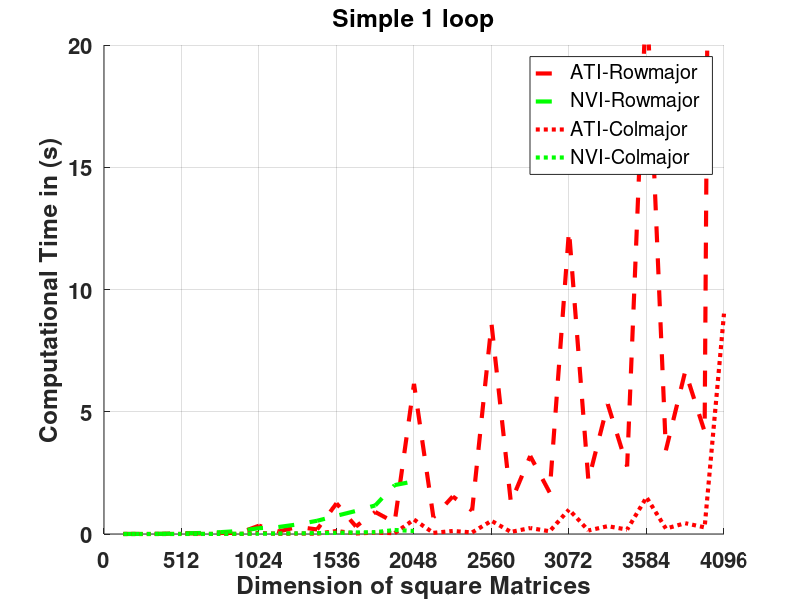
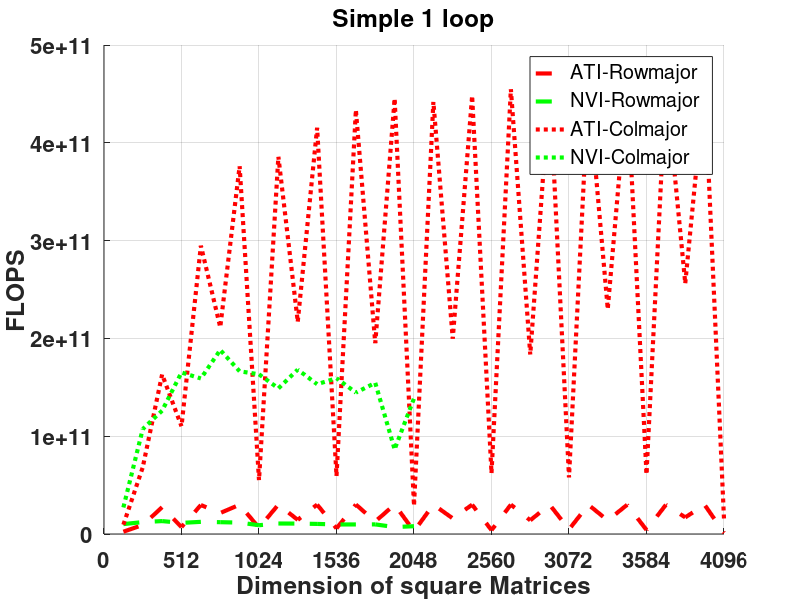
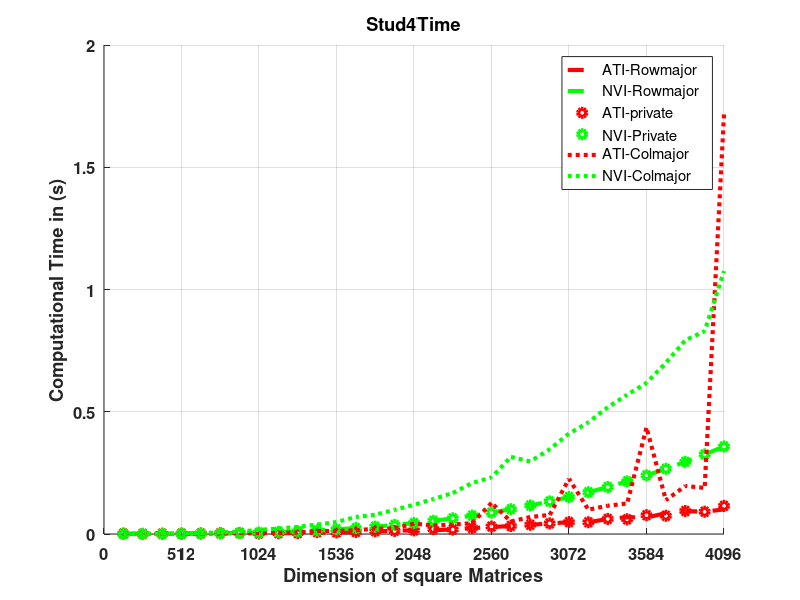
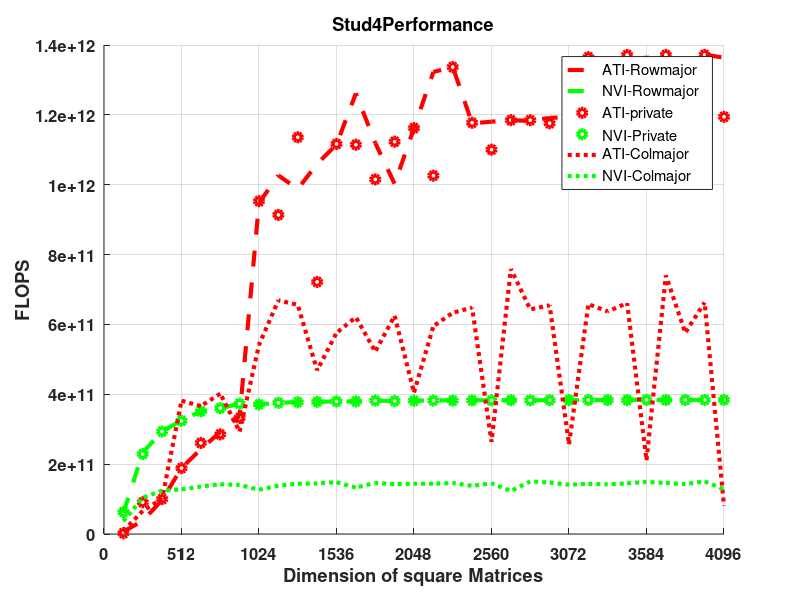

The MATLAB source for these figures, in order:
x = 128:128:4096; %anfangswert, schrittweite, endwert
xsmall = 128 : 128 : 2048;


%%%%%% NVIDIA Results	

NVIstud4_RMBlockUnrolled_float_B32x2_n = [2.09715e+06,1.67772e+07,5.66231e+07,1.34218e+08,2.62144e+08,4.52985e+08,7.19323e+08,1.07374e+09,1.52882e+09,2.09715e+09,2.79131e+09,3.62388e+09,4.60744e+09,5.75459e+09,7.07789e+09,8.58993e+09,1.03033e+10,1.22306e+10,1.43844e+10,1.67772e+10,1.94217e+10,2.23305e+10,2.5516e+10,2.8991e+10,3.2768e+10,3.68595e+10,4.12782e+10,4.60367e+10,5.11474e+10,5.66231e+10,6.24763e+10,6.87195e+10];
NVIstud4_RMBlockUnrolled_float_B32x2_o = [4.17792e+06,3.34889e+07,1.13099e+08,2.68173e+08,5.23878e+08,9.0538e+08,1.43784e+09,2.14644e+09,3.05632e+09,4.19267e+09,5.58064e+09,7.2454e+09,9.21212e+09,1.1506e+10,1.41521e+10,1.71757e+10,2.06019e+10,2.44559e+10,2.87628e+10,3.35479e+10,3.88362e+10,4.4653e+10,5.10234e+10,5.79726e+10,6.55258e+10,7.3708e+10,8.25445e+10,9.20605e+10,1.02281e+11,1.13231e+11,1.24937e+11,1.37422e+11];
NVIstud4_RMBlockUnrolled_float_B32x2_t = [6.95e-05,0.0001435,0.0003849,0.0008254,0.0014903,0.0025152,0.0038567,0.0057873,0.0081324,0.0111031,0.0147407,0.0190849,0.0242757,0.0301238,0.0371731,0.0450139,0.0538992,0.0638488,0.0750117,0.0877034,0.101376,0.116652,0.133159,0.15126,0.170874,0.192216,0.214926,0.239404,0.266653,0.2951,0.325535,0.357931];
NVIstud4_RMBlockUnrolled_float_B32x2_p = [6.0114e+10,2.33372e+11,2.93839e+11,3.24901e+11,3.51525e+11,3.59963e+11,3.72817e+11,3.70887e+11,3.7582e+11,3.77612e+11,3.78587e+11,3.7964e+11,3.79479e+11,3.81956e+11,3.80708e+11,3.81564e+11,3.8223e+11,3.83028e+11,3.83444e+11,3.82515e+11,3.8309e+11,3.82788e+11,3.83177e+11,3.83265e+11,3.83473e+11,3.83465e+11,3.8406e+11,3.84541e+11,3.83574e+11,3.83705e+11,3.83789e+11,3.83935e+11];
     
NVIstud4_RMunrolledBsregister_float_B32x2_n = [2.09715e+06,1.67772e+07,5.66231e+07,1.34218e+08,2.62144e+08,4.52985e+08,7.19323e+08,1.07374e+09,1.52882e+09,2.09715e+09,2.79131e+09,3.62388e+09,4.60744e+09,5.75459e+09,7.07789e+09,8.58993e+09,1.03033e+10,1.22306e+10,1.43844e+10,1.67772e+10,1.94217e+10,2.23305e+10,2.5516e+10,2.8991e+10,3.2768e+10,3.68595e+10,4.12782e+10,4.60367e+10,5.11474e+10,5.66231e+10,6.24763e+10,6.87195e+10];
NVIstud4_RMunrolledBsregister_float_B32x2_o = [4.17792e+06,3.34889e+07,1.13099e+08,2.68173e+08,5.23878e+08,9.0538e+08,1.43784e+09,2.14644e+09,3.05632e+09,4.19267e+09,5.58064e+09,7.2454e+09,9.21212e+09,1.1506e+10,1.41521e+10,1.71757e+10,2.06019e+10,2.44559e+10,2.87628e+10,3.35479e+10,3.88362e+10,4.4653e+10,5.10234e+10,5.79726e+10,6.55258e+10,7.3708e+10,8.25445e+10,9.20605e+10,1.02281e+11,1.13231e+11,1.24937e+11,1.37422e+11];
NVIstud4_RMunrolledBsregister_float_B32x2_t = [6.67e-05,0.0001463,0.0003856,0.0008268,0.0014916,0.0025125,0.0038547,0.0057873,0.0081373,0.0111096,0.0147479,0.0190814,0.0242744,0.0301303,0.0371681,0.0450202,0.053927,0.0640156,0.0751958,0.0876999,0.101373,0.11666,0.133166,0.151264,0.170874,0.192212,0.215318,0.239771,0.266663,0.295099,0.32555,0.35793];
NVIstud4_RMunrolledBsregister_float_B32x2_p = [6.26375e+10,2.28906e+11,2.93306e+11,3.24351e+11,3.51219e+11,3.6035e+11,3.7301e+11,3.70887e+11,3.75594e+11,3.77391e+11,3.78402e+11,3.7971e+11,3.79499e+11,3.81873e+11,3.80759e+11,3.8151e+11,3.82033e+11,3.8203e+11,3.82506e+11,3.8253e+11,3.83101e+11,3.82762e+11,3.83157e+11,3.83254e+11,3.83473e+11,3.83473e+11,3.83361e+11,3.83952e+11,3.83559e+11,3.83707e+11,3.83771e+11,3.83936e+11];
     
NVIstud4_CMunrolled_float_B32x2_n = [2.09715e+06,1.67772e+07,5.66231e+07,1.34218e+08,2.62144e+08,4.52985e+08,7.19323e+08,1.07374e+09,1.52882e+09,2.09715e+09,2.79131e+09,3.62388e+09,4.60744e+09,5.75459e+09,7.07789e+09,8.58993e+09,1.03033e+10,1.22306e+10,1.43844e+10,1.67772e+10,1.94217e+10,2.23305e+10,2.5516e+10,2.8991e+10,3.2768e+10,3.68595e+10,4.12782e+10,4.60367e+10,5.11474e+10,5.66231e+10,6.24763e+10,6.87195e+10];
NVIstud4_CMunrolled_float_B32x2_o = [4.17792e+06,3.34889e+07,1.13099e+08,2.68173e+08,5.23878e+08,9.0538e+08,1.43784e+09,2.14644e+09,3.05632e+09,4.19267e+09,5.58064e+09,7.2454e+09,9.21212e+09,1.1506e+10,1.41521e+10,1.71757e+10,2.06019e+10,2.44559e+10,2.87628e+10,3.35479e+10,3.88362e+10,4.4653e+10,5.10234e+10,5.79726e+10,6.55258e+10,7.3708e+10,8.25445e+10,9.20605e+10,1.02281e+11,1.13231e+11,1.24937e+11,1.37422e+11];
NVIstud4_CMunrolled_float_B32x2_t = [0.0001146,0.0003226,0.00091,0.0020999,0.0038534,0.0063598,0.0102432,0.0169456,0.0220581,0.0290799,0.0385324,0.0488352,0.069442,0.0787003,0.0990387,0.119255,0.143084,0.167457,0.208632,0.231182,0.315494,0.296705,0.346329,0.410647,0.456562,0.518592,0.56945,0.617855,0.700008,0.792307,0.829334,1.07556];
NVIstud4_CMunrolled_float_B32x2_p = [3.64565e+10,1.03809e+11,1.24284e+11,1.27708e+11,1.35952e+11,1.4236e+11,1.40371e+11,1.26666e+11,1.38558e+11,1.44177e+11,1.4483e+11,1.48364e+11,1.32659e+11,1.462e+11,1.42895e+11,1.44025e+11,1.43985e+11,1.46043e+11,1.37864e+11,1.45115e+11,1.23097e+11,1.50496e+11,1.47326e+11,1.41174e+11,1.4352e+11,1.42131e+11,1.44955e+11,1.49e+11,1.46114e+11,1.42914e+11,1.50647e+11,1.27768e+11];

NVIDIAstud4_multiRM_float_B16x16_n = [2.09715e+06,1.67772e+07,5.66231e+07,1.34218e+08,2.62144e+08,4.52985e+08,7.19323e+08,1.07374e+09,1.52882e+09,2.09715e+09,2.79131e+09,3.62388e+09,4.60744e+09,5.75459e+09,7.07789e+09,8.58993e+09];
NVIDIAstud4_multiRM_float_B16x16_o = [4.17792e+06,3.34889e+07,1.13099e+08,2.68173e+08,5.23878e+08,9.0538e+08,1.43784e+09,2.14644e+09,3.05632e+09,4.19267e+09,5.58064e+09,7.2454e+09,9.21212e+09,1.1506e+10,1.41521e+10,1.71757e+10];
NVIDIAstud4_multiRM_float_B16x16_t = [0.0004131,0.0027477,0.0085702,0.0236231,0.0421162,0.0749314,0.123383,0.238944,0.284954,0.393614,0.541147,0.744599,0.942911,1.16979,1.99975,2.15434];
NVIDIAstud4_multiRM_float_B16x16_p = [1.01136e+10,1.2188e+10,1.31967e+10,1.13522e+10,1.24389e+10,1.20828e+10,1.16535e+10,8.98299e+09,1.07257e+10,1.06517e+10,1.03126e+10,9.73061e+09,9.76987e+09,9.83588e+09,7.07693e+09,7.97258e+09];
 
NVIDIAstud4_multiCM_float_B16x16_n = [2.09715e+06,1.67772e+07,5.66231e+07,1.34218e+08,2.62144e+08,4.52985e+08,7.19323e+08,1.07374e+09,1.52882e+09,2.09715e+09,2.79131e+09,3.62388e+09,4.60744e+09,5.75459e+09,7.07789e+09,8.58993e+09];
NVIDIAstud4_multiCM_float_B16x16_o = [4.17792e+06,3.34889e+07,1.13099e+08,2.68173e+08,5.23878e+08,9.0538e+08,1.43784e+09,2.14644e+09,3.05632e+09,4.19267e+09,5.58064e+09,7.2454e+09,9.21212e+09,1.1506e+10,1.41521e+10,1.71757e+10];
NVIDIAstud4_multiCM_float_B16x16_t = [0.000154,0.000312,0.0008966,0.0016241,0.0032938,0.0048128,0.0086415,0.013146,0.0205229,0.0249448,0.0364383,0.0454836,0.0637197,0.0744545,0.163352,0.123886];
NVIDIAstud4_multiCM_float_B16x16_p = [2.71294e+10,1.07336e+11,1.26142e+11,1.65121e+11,1.5905e+11,1.88119e+11,1.66388e+11,1.63277e+11,1.48922e+11,1.68078e+11,1.53153e+11,1.59297e+11,1.44573e+11,1.54537e+11,8.66355e+10,1.38641e+11];



%%%%%% ATI Results

ATIstud4_RMBlockUnrolled_float_B32x2_n = [2.09715e+06,1.67772e+07,5.66231e+07,1.34218e+08,2.62144e+08,4.52985e+08,7.19323e+08,1.07374e+09,1.52882e+09,2.09715e+09,2.79131e+09,3.62388e+09,4.60744e+09,5.75459e+09,7.07789e+09,8.58993e+09,1.03033e+10,1.22306e+10,1.43844e+10,1.67772e+10,1.94217e+10,2.23305e+10,2.5516e+10,2.8991e+10,3.2768e+10,3.68595e+10,4.12782e+10,4.60367e+10,5.11474e+10,5.66231e+10,6.24763e+10,6.87195e+10];
ATIstud4_RMBlockUnrolled_float_B32x2_o = [4.17792e+06,3.34889e+07,1.13099e+08,2.68173e+08,5.23878e+08,9.0538e+08,1.43784e+09,2.14644e+09,3.05632e+09,4.19267e+09,5.58064e+09,7.2454e+09,9.21212e+09,1.1506e+10,1.41521e+10,1.71757e+10,2.06019e+10,2.44559e+10,2.87628e+10,3.35479e+10,3.88362e+10,4.4653e+10,5.10234e+10,5.79726e+10,6.55258e+10,7.3708e+10,8.25445e+10,9.20605e+10,1.02281e+11,1.13231e+11,1.24937e+11,1.37422e+11];
ATIstud4_RMBlockUnrolled_float_B32x2_t = [0.0006291,0.0008799,0.0011611,0.0014198,0.0021531,0.0031058,0.0042522,0.0022648,0.0029768,0.004245,0.0052652,0.0064982,0.0073025,0.0102783,0.0141151,0.0147806,0.0155747,0.0182921,0.0244656,0.0284187,0.032787,0.0377438,0.042829,0.0485676,0.0479656,0.0615875,0.0688472,0.0672689,0.0851676,0.0940866,0.0910222,0.100788];
ATIstud4_RMBlockUnrolled_float_B32x2_p = [6.64111e+09,3.80599e+10,9.74066e+10,1.88881e+11,2.43314e+11,2.91513e+11,3.38141e+11,9.47737e+11,1.02671e+12,9.87672e+11,1.05991e+12,1.11499e+12,1.2615e+12,1.11944e+12,1.00262e+12,1.16204e+12,1.32278e+12,1.33696e+12,1.17564e+12,1.18049e+12,1.1845e+12,1.18306e+12,1.19133e+12,1.19365e+12,1.3661e+12,1.1968e+12,1.19895e+12,1.36854e+12,1.20094e+12,1.20348e+12,1.3726e+12,1.36348e+12];
     
ATIstud4_RMunrolledBsregister_float_B32x2_n = [2.09715e+06,1.67772e+07,5.66231e+07,1.34218e+08,2.62144e+08,4.52985e+08,7.19323e+08,1.07374e+09,1.52882e+09,2.09715e+09,2.79131e+09,3.62388e+09,4.60744e+09,5.75459e+09,7.07789e+09,8.58993e+09,1.03033e+10,1.22306e+10,1.43844e+10,1.67772e+10,1.94217e+10,2.23305e+10,2.5516e+10,2.8991e+10,3.2768e+10,3.68595e+10,4.12782e+10,4.60367e+10,5.11474e+10,5.66231e+10,6.24763e+10,6.87195e+10];
ATIstud4_RMunrolledBsregister_float_B32x2_o = [4.17792e+06,3.34889e+07,1.13099e+08,2.68173e+08,5.23878e+08,9.0538e+08,1.43784e+09,2.14644e+09,3.05632e+09,4.19267e+09,5.58064e+09,7.2454e+09,9.21212e+09,1.1506e+10,1.41521e+10,1.71757e+10,2.06019e+10,2.44559e+10,2.87628e+10,3.35479e+10,3.88362e+10,4.4653e+10,5.10234e+10,5.79726e+10,6.55258e+10,7.3708e+10,8.25445e+10,9.20605e+10,1.02281e+11,1.13231e+11,1.24937e+11,1.37422e+11];
ATIstud4_RMunrolledBsregister_float_B32x2_t = [0.0017535,0.0003683,0.0011295,0.0014218,0.0020095,0.0031739,0.0043267,0.0022529,0.0033452,0.0036912,0.0077332,0.006488,0.0082655,0.0113337,0.0126005,0.0147782,0.0200824,0.0182928,0.0244297,0.0304903,0.032779,0.0376949,0.0433923,0.0485826,0.0479997,0.0615916,0.0601862,0.0767924,0.0745705,0.0939939,0.0910692,0.115065];
ATIstud4_RMunrolledBsregister_float_B32x2_p = [2.38262e+09,9.09283e+10,1.00132e+11,1.88615e+11,2.60701e+11,2.85258e+11,3.32319e+11,9.52743e+11,9.13644e+11,1.13585e+12,7.21646e+11,1.11674e+12,1.11453e+12,1.0152e+12,1.12314e+12,1.16223e+12,1.02587e+12,1.33691e+12,1.17737e+12,1.10028e+12,1.18479e+12,1.18459e+12,1.17586e+12,1.19328e+12,1.36513e+12,1.19672e+12,1.37149e+12,1.19882e+12,1.3716e+12,1.20467e+12,1.37189e+12,1.1943e+12];
     
ATIstud4_CMunrolled_float_B32x2_n = [2.09715e+06,1.67772e+07,5.66231e+07,1.34218e+08,2.62144e+08,4.52985e+08,7.19323e+08,1.07374e+09,1.52882e+09,2.09715e+09,2.79131e+09,3.62388e+09,4.60744e+09,5.75459e+09,7.07789e+09,8.58993e+09,1.03033e+10,1.22306e+10,1.43844e+10,1.67772e+10,1.94217e+10,2.23305e+10,2.5516e+10,2.8991e+10,3.2768e+10,3.68595e+10,4.12782e+10,4.60367e+10,5.11474e+10,5.66231e+10,6.24763e+10,6.87195e+10];
ATIstud4_CMunrolled_float_B32x2_o = [4.17792e+06,3.34889e+07,1.13099e+08,2.68173e+08,5.23878e+08,9.0538e+08,1.43784e+09,2.14644e+09,3.05632e+09,4.19267e+09,5.58064e+09,7.2454e+09,9.21212e+09,1.1506e+10,1.41521e+10,1.71757e+10,2.06019e+10,2.44559e+10,2.87628e+10,3.35479e+10,3.88362e+10,4.4653e+10,5.10234e+10,5.79726e+10,6.55258e+10,7.3708e+10,8.25445e+10,9.20605e+10,1.02281e+11,1.13231e+11,1.24937e+11,1.37422e+11];
ATIstud4_CMunrolled_float_B32x2_t = [0.0004855,0.0005046,0.0011231,0.0007028,0.0014304,0.002253,0.0049032,0.0039641,0.0045684,0.0063908,0.0119107,0.0125877,0.0148399,0.0220239,0.0226557,0.0423899,0.034635,0.0386168,0.0443682,0.127235,0.0511765,0.0694225,0.0779358,0.225601,0.0995709,0.1157,0.124842,0.435475,0.138134,0.196561,0.188422,1.71611];
ATIstud4_CMunrolled_float_B32x2_p = [8.6054e+09,6.63672e+10,1.00702e+11,3.81578e+11,3.66246e+11,4.01855e+11,2.93246e+11,5.41468e+11,6.69013e+11,6.56047e+11,4.6854e+11,5.75593e+11,6.20767e+11,5.22431e+11,6.24659e+11,4.05183e+11,5.94828e+11,6.33296e+11,6.48275e+11,2.63669e+11,7.58868e+11,6.43207e+11,6.54685e+11,2.56969e+11,6.58081e+11,6.37063e+11,6.61192e+11,2.11403e+11,7.40446e+11,5.76064e+11,6.63069e+11,8.00775e+10];

ATIstud4_multiRM_float_B16x16_n = [2.09715e+06,1.67772e+07,5.66231e+07,1.34218e+08,2.62144e+08,4.52985e+08,7.19323e+08,1.07374e+09,1.52882e+09,2.09715e+09,2.79131e+09,3.62388e+09,4.60744e+09,5.75459e+09,7.07789e+09,8.58993e+09,1.03033e+10,1.22306e+10,1.43844e+10,1.67772e+10,1.94217e+10,2.23305e+10,2.5516e+10,2.8991e+10,3.2768e+10,3.68595e+10,4.12782e+10,4.60367e+10,5.11474e+10,5.66231e+10,6.24763e+10,6.87195e+10];
ATIstud4_multiRM_float_B16x16_o = [4.17792e+06,3.34889e+07,1.13099e+08,2.68173e+08,5.23878e+08,9.0538e+08,1.43784e+09,2.14644e+09,3.05632e+09,4.19267e+09,5.58064e+09,7.2454e+09,9.21212e+09,1.1506e+10,1.41521e+10,1.71757e+10,2.06019e+10,2.44559e+10,2.87628e+10,3.35479e+10,3.88362e+10,4.4653e+10,5.10234e+10,5.79726e+10,6.55258e+10,7.3708e+10,8.25445e+10,9.20605e+10,1.02281e+11,1.13231e+11,1.24937e+11,1.37422e+11];
ATIstud4_multiRM_float_B16x16_t = [0.0017828,0.0036249,0.0041293,0.038006,0.0176896,0.0421743,0.047977,0.340289,0.101543,0.290271,0.185754,1.25309,0.305979,0.899872,0.470435,6.14323,0.684949,1.53323,0.960207,8.59851,1.29282,3.18854,1.69987,12.4195,2.18918,5.31258,2.76396,22.2391,3.42403,6.6554,4.18856,121.858];
ATIstud4_multiRM_float_B16x16_p = [2.34346e+09,9.23857e+09,2.73893e+10,7.05608e+09,2.96151e+10,2.14676e+10,2.99694e+10,6.30768e+09,3.00987e+10,1.4444e+10,3.00432e+10,5.78202e+09,3.0107e+10,1.27862e+10,3.0083e+10,2.79587e+09,3.0078e+10,1.59505e+10,2.99548e+10,3.90159e+09,3.004e+10,1.40042e+10,3.00162e+10,4.66786e+09,2.99317e+10,1.38743e+10,2.98646e+10,4.13958e+09,2.98716e+10,1.70135e+10,2.98281e+10,1.12772e+09];
 
ATIstud4_multiCM_float_B16x16_n = [2.09715e+06,1.67772e+07,5.66231e+07,1.34218e+08,2.62144e+08,4.52985e+08,7.19323e+08,1.07374e+09,1.52882e+09,2.09715e+09,2.79131e+09,3.62388e+09,4.60744e+09,5.75459e+09,7.07789e+09,8.58993e+09,1.03033e+10,1.22306e+10,1.43844e+10,1.67772e+10,1.94217e+10,2.23305e+10,2.5516e+10,2.8991e+10,3.2768e+10,3.68595e+10,4.12782e+10,4.60367e+10,5.11474e+10,5.66231e+10,6.24763e+10,6.87195e+10];
ATIstud4_multiCM_float_B16x16_o = [4.17792e+06,3.34889e+07,1.13099e+08,2.68173e+08,5.23878e+08,9.0538e+08,1.43784e+09,2.14644e+09,3.05632e+09,4.19267e+09,5.58064e+09,7.2454e+09,9.21212e+09,1.1506e+10,1.41521e+10,1.71757e+10,2.06019e+10,2.44559e+10,2.87628e+10,3.35479e+10,3.88362e+10,4.4653e+10,5.10234e+10,5.79726e+10,6.55258e+10,7.3708e+10,8.25445e+10,9.20605e+10,1.02281e+11,1.13231e+11,1.24937e+11,1.37422e+11];
ATIstud4_multiCM_float_B16x16_t = [0.0004416,0.0004912,0.0006933,0.0024349,0.001777,0.0042809,0.0038232,0.0389795,0.0079226,0.019307,0.0134352,0.122138,0.0212515,0.0589684,0.0318083,0.589623,0.0466273,0.122434,0.0642182,0.538254,0.0853938,0.243335,0.111289,1.00001,0.143845,0.320208,0.179945,1.50135,0.221761,0.441589,0.271479,9.0142];
ATIstud4_multiCM_float_B16x16_p = [9.46087e+09,6.81777e+10,1.63131e+11,1.10137e+11,2.94811e+11,2.11493e+11,3.76084e+11,5.50657e+10,3.85772e+11,2.17158e+11,4.15374e+11,5.93214e+10,4.33481e+11,1.95121e+11,4.44918e+11,2.91299e+10,4.41842e+11,1.99747e+11,4.47892e+11,6.23272e+10,4.5479e+11,1.83505e+11,4.58477e+11,5.7972e+10,4.55529e+11,2.30188e+11,4.58721e+11,6.13183e+10,4.61222e+11,2.56418e+11,4.60207e+11,1.52451e+10];

figure % create new figure
hold on
plot(x,ATIstud4_multiRM_float_B16x16_t,'--r','LineWidth',3)
plot(xsmall,NVIDIAstud4_multiRM_float_B16x16_t,'--g','LineWidth',3)
plot(x,ATIstud4_multiCM_float_B16x16_t,'r:','LineWidth',3)
plot(xsmall,NVIDIAstud4_multiCM_float_B16x16_t,'g:','LineWidth',3)
legend('ATI-Rowmajor ','NVI-Rowmajor ','ATI-Colmajor ','NVI-Colmajor '); 
title('Simple 1 loop','FontSize',16) % title
ylabel('Computational Time in (s)','FontSize',18) % label for y axis
xlabel('Dimension of square Matrices','FontSize',18) % label for x axis
set(gca,'FontSize',16,'FontWeight','bold')
Ticks = 0:512:4096;
set(gca, 'XTickMode', 'manual', 'XTick', Ticks, 'xlim', [0,4096]);
grid on
axis([0 4096 0 20])
hold off

figure % create new figure
hold on
plot(x,ATIstud4_multiRM_float_B16x16_p,'--r','LineWidth',3)
plot(xsmall,NVIDIAstud4_multiRM_float_B16x16_p,'--g','LineWidth',3)
plot(x,ATIstud4_multiCM_float_B16x16_p,'r:','LineWidth',3)
plot(xsmall,NVIDIAstud4_multiCM_float_B16x16_p,'g:','LineWidth',3)
legend('ATI-Rowmajor ','NVI-Rowmajor ','ATI-Colmajor ','NVI-Colmajor '); 
title('Simple 1 loop','FontSize',16) % title
ylabel('FLOPS','FontSize',16) % label for y axis
xlabel('Dimension of square Matrices','FontSize',18) % label for x axis
set(gca,'FontSize',16,'FontWeight','bold')
Ticks = 0:512:4096;
set(gca, 'XTickMode', 'manual', 'XTick', Ticks, 'xlim', [0,4096]);
grid on
hold off

figure % create new figure
hold on
plot(x,ATIstud4_RMBlockUnrolled_float_B32x2_t,'--r','LineWidth',3)
plot(x,NVIstud4_RMBlockUnrolled_float_B32x2_t,'--g','LineWidth',3) 
plot(x,ATIstud4_RMunrolledBsregister_float_B32x2_t,'ro','LineWidth',3)
plot(x,NVIstud4_RMunrolledBsregister_float_B32x2_t,'go','LineWidth',3) 
plot(x,ATIstud4_CMunrolled_float_B32x2_t,':r','LineWidth',3)
plot(x,NVIstud4_CMunrolled_float_B32x2_t,':g','LineWidth',3) 
legend('ATI-Rowmajor ','NVI-Rowmajor ','ATI-private','NVI-Private','ATI-Colmajor ','NVI-Colmajor '); 
title('Stud4Time','FontSize',16) % title
ylabel('Computational Time in (s)','FontSize',16) % label for y axis
xlabel('Dimension of square Matrices','FontSize',16) % label for x axis
set(gca,'FontSize',12,'FontWeight','bold')
Ticks = 0:512:4096;
set(gca, 'XTickMode', 'manual', 'XTick', Ticks, 'xlim', [0,4096]);
grid on
hold off

figure % create new figure 
hold on
plot(x,ATIstud4_RMBlockUnrolled_float_B32x2_p,'--r','LineWidth',3)
plot(x,NVIstud4_RMBlockUnrolled_float_B32x2_p,'--g','LineWidth',3) 
plot(x,ATIstud4_RMunrolledBsregister_float_B32x2_p,'ro','LineWidth',3)
plot(x,NVIstud4_RMunrolledBsregister_float_B32x2_p,'go','LineWidth',3) 
plot(x,ATIstud4_CMunrolled_float_B32x2_p,':r','LineWidth',3)
plot(x,NVIstud4_CMunrolled_float_B32x2_p,':g','LineWidth',3) 
legend('ATI-Rowmajor ','NVI-Rowmajor ','ATI-private','NVI-Private','ATI-Colmajor ','NVI-Colmajor '); 
title('Stud4Performance','FontSize',16) % title
ylabel('FLOPS','FontSize',16) % label for y axis
xlabel('Dimension of square Matrices','FontSize',16) % label for x axis
set(gca,'FontSize',12,'FontWeight','bold')
Ticks = 0:512:4096;
set(gca, 'XTickMode', 'manual', 'XTick', Ticks, 'xlim', [0,4096]);
grid on
hold off

